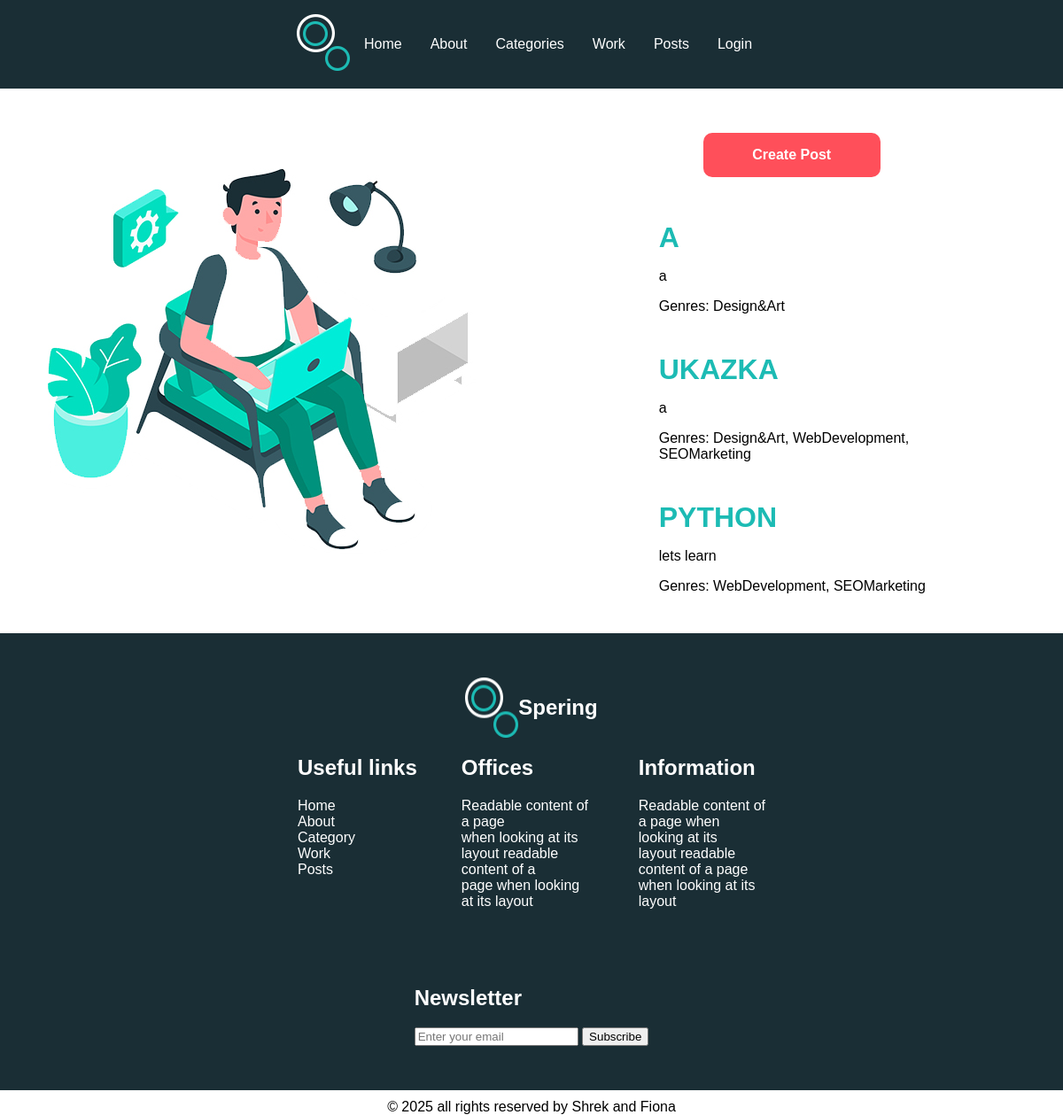
/posts/, run on the app's committed database.
### myApp/models.py (models this page shows, shortened)
class Post(models.Model):
    title = models.CharField(max_length=50)
    author_name = models.ForeignKey(User, on_delete=models.CASCADE)
    content = models.TextField(null=False, blank = False)
    created_at = models.DateTimeField(auto_now_add=True)
    update = models.DateTimeField(auto_now=True)
    genres = models.ManyToManyField(Genre)

class Genre(models.Model):
    name = models.CharField(max_length=15, unique=True)

### myApp/views.py (the view)
# urls.py: path('posts/', views.posts, name='posts'),
def posts(request):
	posted = Post.objects.all()
	context = {'posts': posted}
	return render(request, "myApp/posts.html", context)

### myApp/context_processors.py (called while the page is built)
def genres_processor(request):
    return {'genres': Genre.objects.all()}

### myApp/templates/myApp/posts.html (shortened to what this page needs)
{% load static %}
<!DOCTYPE html>
<html lang="en">
<head>
    <link rel="stylesheet" href="{% static 'style.css' %}">
</head>
<body>
<div class="grid-layout container">
    {% include 'myApp/header.html' %}
    <div class="sidebar">
        <img src="{% static 'images/experience-img.jpg' %}" class="image indexImage" alt="">
    </div>
    <div class="main">
        <div class="mainText">
            <div>
                <div class="btn">
                    <a href="{% url 'create_post' %}">Create Post </a>
                </div>
                {% for post in posts %}
                    <a class="postName" href="{% url 'post_detail' post.id %}">{{ post.title }}</a>
                    <p>{{ post.content }}</p>
                    <p>Genres: {% for genre in post.genres.all %}{{ genre.name }}{% if not forloop.last %}, {% endif %}{% endfor %}</p>
                    <pre> </pre>
                {% endfor %}
            </div>
        </div>
    </div>
{% include 'myApp/footer.html' %}
</div>
</body>
</html>

### myApp/static/style.css (style rules this page uses)
body { margin : 0; font-family : sans-serif; }
.container { padding: 0 !important; margin: 0 auto; }
.indexImage { display : block; margin : 0 auto; max-width : 100%; height : auto; }
.image { max-width : 100%; height : auto; display : block; }
.sidebar { display: flex; justify-content: center; align-items: center; }
.mainText { margin-right : 25%; margin-left : 25%; }
.postName { font-size : 2rem; font-weight : 600; color : #1cbbb4; text-transform: uppercase; text-decoration: none; }
.btn { background-color : #ff4f5a; border-radius : 10px; display : flex; justify-content : center; align-items : center; font-weight : 600; width : 200px; height : 50px; margin : 50px; }
.btn a { color : white; text-decoration : none; }
.grid-layout .sidebar { grid-area : sidebar; }
.grid-layout .main { grid-area : main; }
.grid-layout.container { display : grid; grid-template-rows : auto auto auto auto auto; grid-template-areas : "header" "sidebar" "main" "footer" "copyright"; }
@media (min-width: 720px) { .grid-layout.container { grid-template-rows: auto auto auto auto; grid-template-areas: "header header" "sidebar main" "footer footer" "copyright copyright"; } }
@media (min-width: 1020px) { .grid-layout.container { grid-template-rows: auto auto auto auto; grid-template-areas: "header header header" "sidebar main main" "footer footer footer" "copyright copyright copyright"; } }

### data on the page
Post: title "A", content "a"
Genre: name "Design&Art"
Post: title "UKAZKA", content "a"
Genre: name "WebDevelopment"
Genre: name "SEOMarketing"
Post: title "PYTHON", content "lets learn"
